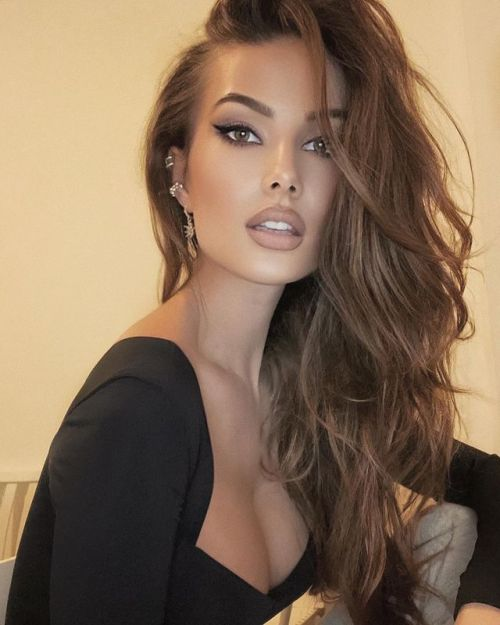
#> input picture foto/6e57633e5b5f4d32096a0c559a16722a.jpg, 500 x 625 px; its folder holds only this picture in this run
$ python wykrywacz_twarzy.py
#> lines starting #> are read from the running program, lines starting #| are printed output that depends on the picture; after the words box and inside, x2 and y2 are one past the last pixel; in counts of white or black regions, pixels touching at a corner belong together
import os
import cv2 as cv
import sysconfig


path = sysconfig.get_paths()['purelib'] + '/cv2/data/'
faceCascade = cv.CascadeClassifier(path
                    + 'haarcascade_frontalface_default.xml')
os.chdir('foto')
contents = sorted(os.listdir())

for foto in contents:
    foto = cv.imread(foto)
#> foto is the input picture: shape (625, 500, 3); mean B, G, R 87.4, 109.4, 133
    gray = cv.cvtColor(foto, cv.COLOR_BGR2GRAY)
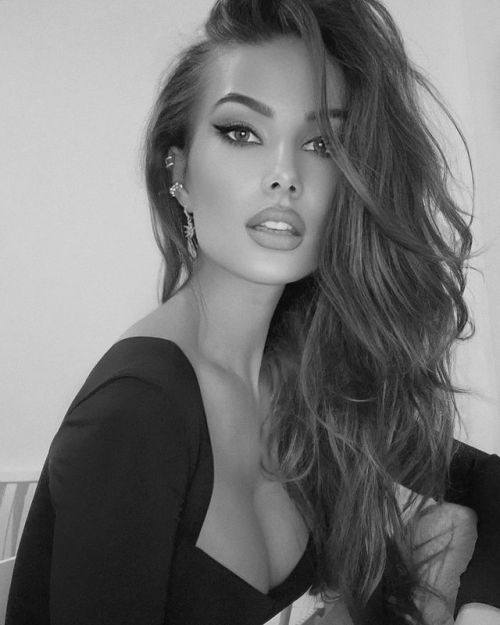
#> gray: shape (625, 500); min 3, max 228, mean 114
    faces = faceCascade.detectMultiScale(
        gray,
        scaleFactor=1.15,
        minNeighbors=6,
        minSize=(30, 30))
#> faces = [[161, 50, 237, 237]]
    print("Znaleziono {0} twarzy!".format(len(faces)))
#| Znaleziono 1 twarzy!
    for (x, y, w, h) in faces:
        cv.rectangle(foto, (x, y), (x+w, y+h), (0, 255, 0), 2)
#> this loop made 1 pass
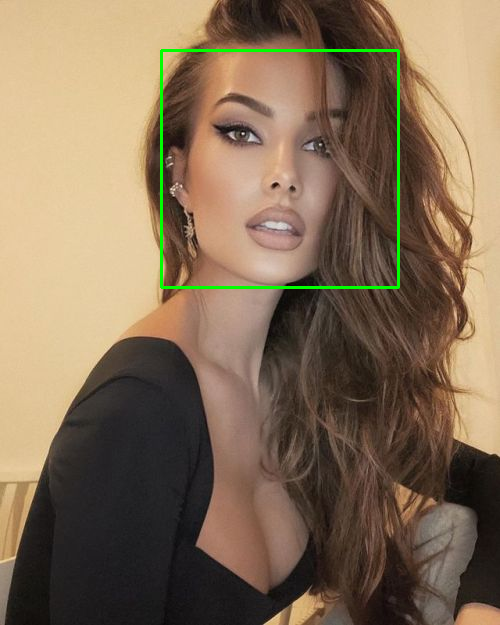
#> foto: shape (625, 500, 3); 0.91% of pixels changed, all inside (x1, y1, x2, y2) = (160, 49, 400, 289)
    cv.imshow("Wykrywacz twarzy", foto)
    cv.waitKey(2000)

$ run again, on foto/floppa.jpg
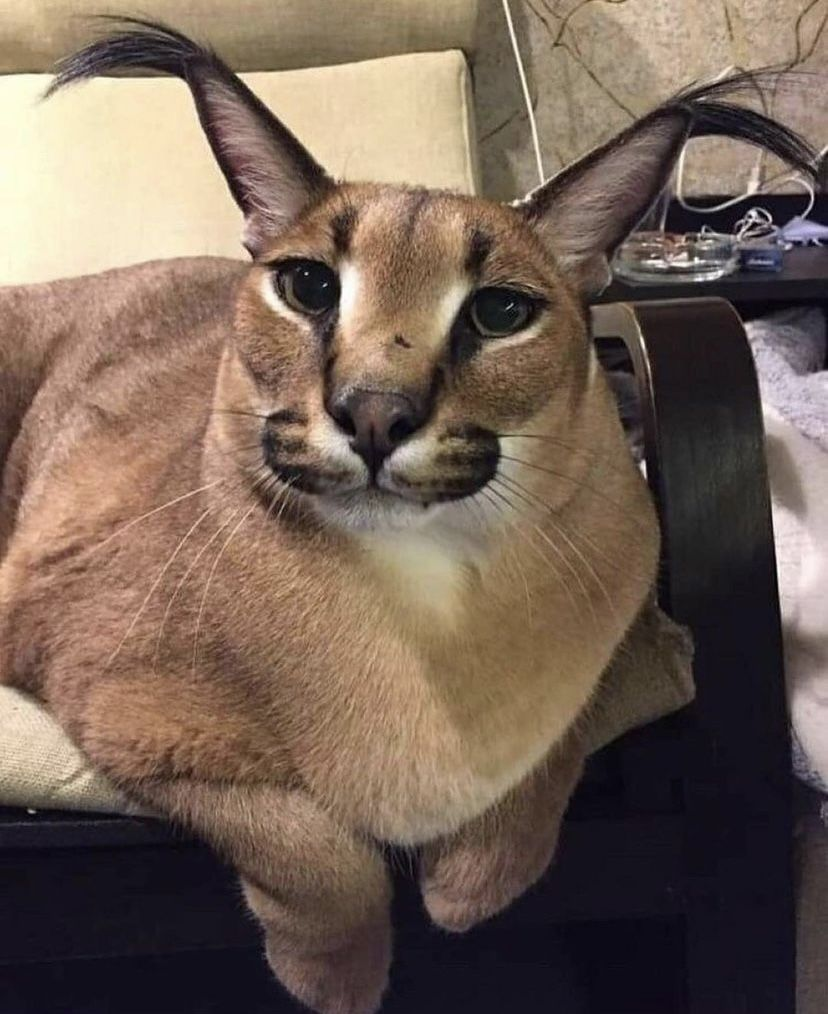
#> input picture foto/floppa.jpg, 828 x 1014 px
#> foto is the input picture: shape (1014, 828, 3); mean B, G, R 86.4, 98.6, 116.3
#> `gray = cv.cvtColor(foto, cv.COLOR_BGR2GRAY)`:
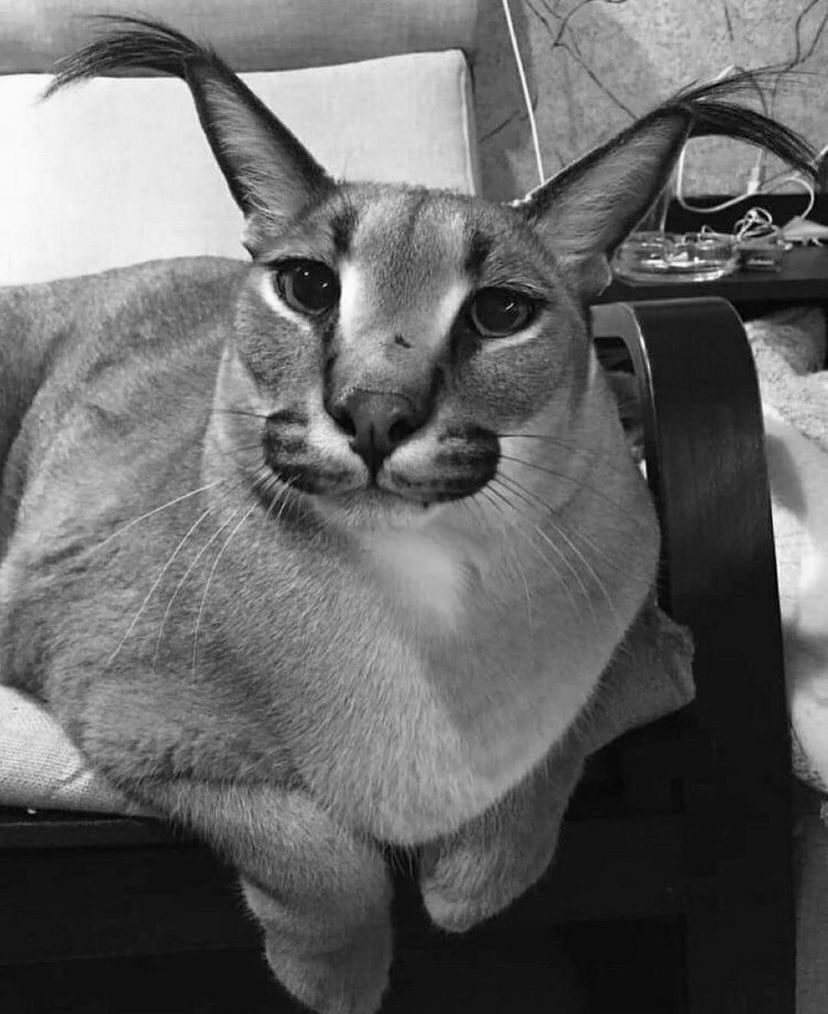
#> gray: shape (1014, 828); min 0, max 255, mean 102.5
#> faces = ()
#| Znaleziono 0 twarzy!
